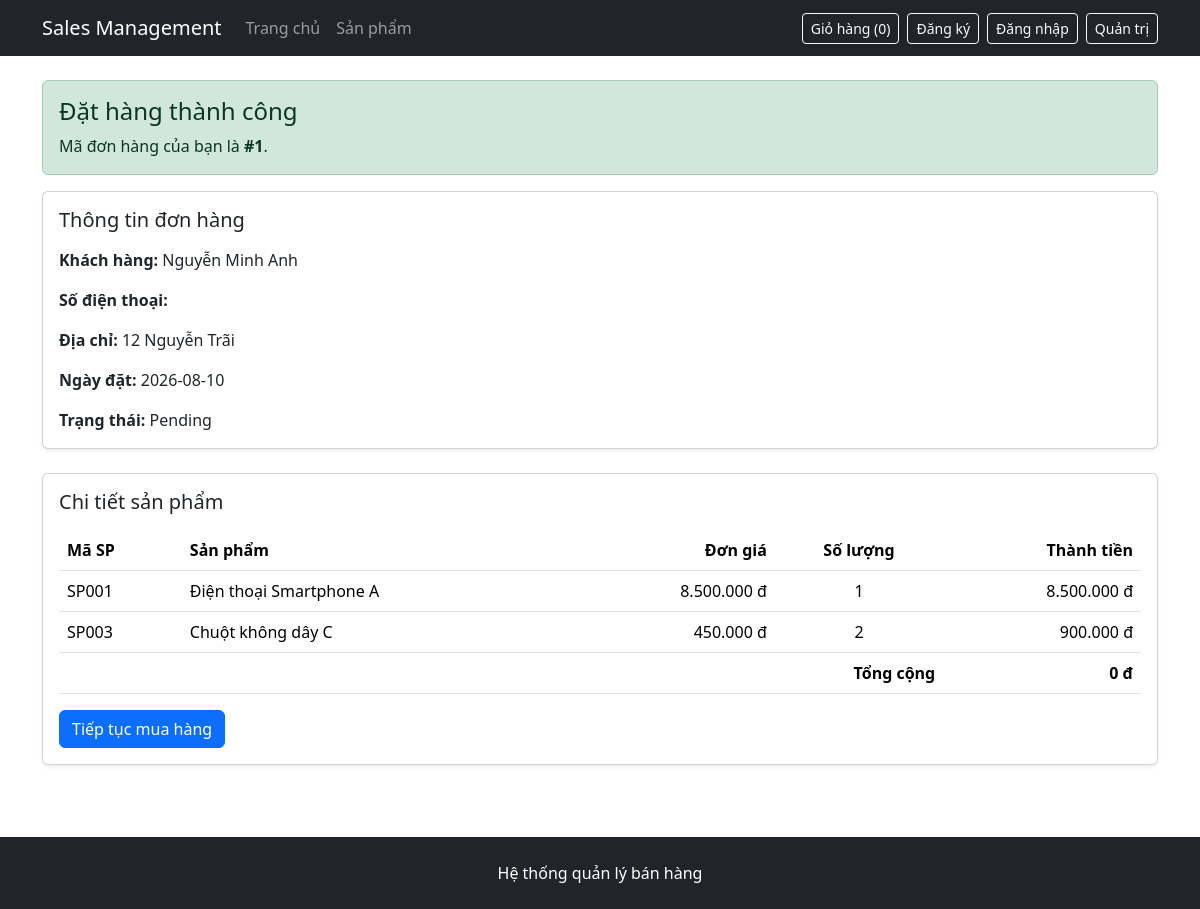
The app's page /order-success.php?id=1, older data.
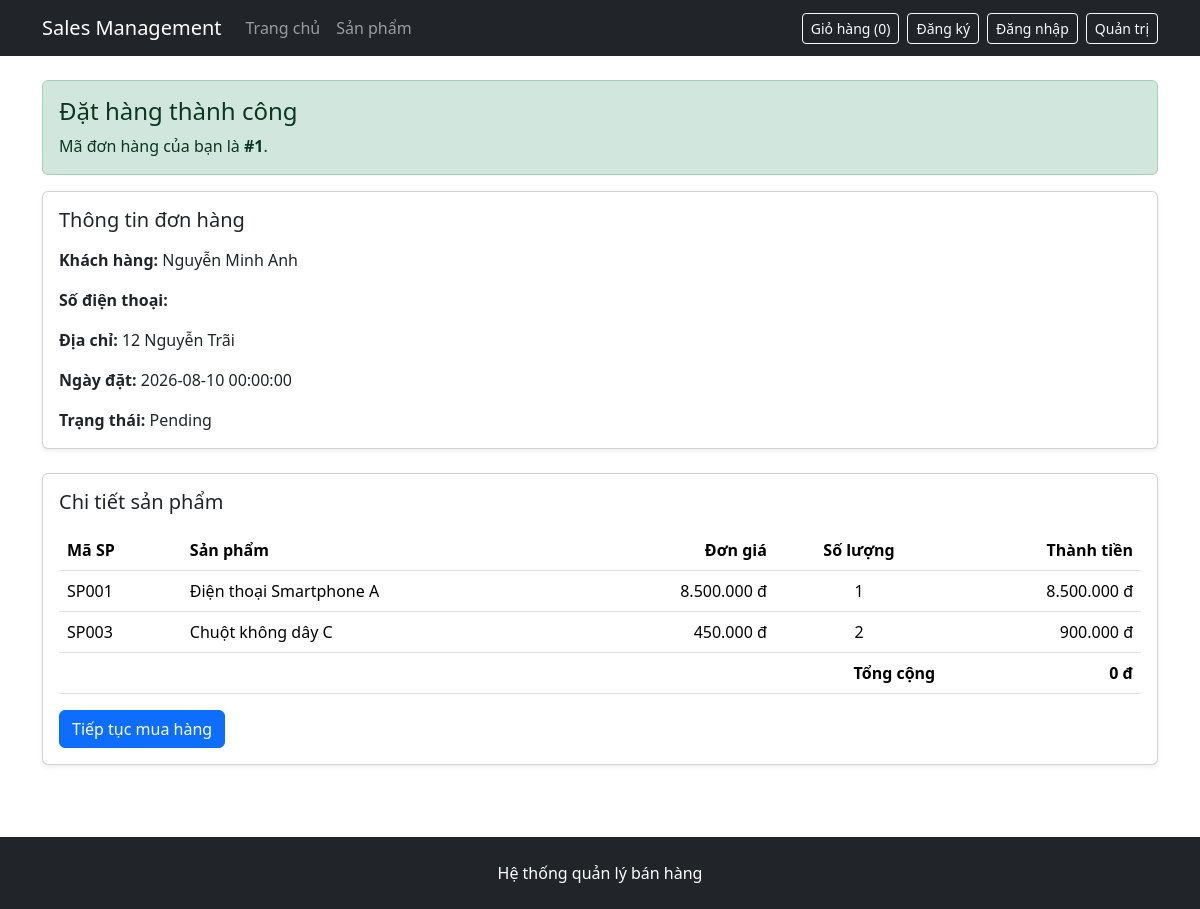
The same page, newer data.
### tables this page shows
CREATE TABLE orders (
    OrderID INT AUTO_INCREMENT PRIMARY KEY,

    OrderDate DATETIME NOT NULL DEFAULT CURRENT_TIMESTAMP,

    TotalAmount DECIMAL(12,2) NOT NULL DEFAULT 0,
    Status VARCHAR(30) NOT NULL DEFAULT 'Pending',

    CustomerID INT NOT NULL,
    EmployeeID INT,
    ShipperID INT,

    CONSTRAINT chk_orders_total
        CHECK (TotalAmount >= 0),

    CONSTRAINT fk_orders_customer
        FOREIGN KEY (CustomerID)
        REFERENCES customers(CustomerID),

    CONSTRAINT fk_orders_employee
        FOREIGN KEY (EmployeeID)
        REFERENCES employees(EmployeeID),

    CONSTRAINT fk_orders_shipper
        FOREIGN KEY (ShipperID)
        REFERENCES shippers(ShipperID)
);

CREATE TABLE customers (
    CustomerID INT AUTO_INCREMENT PRIMARY KEY,
    CustomerName VARCHAR(100) NOT NULL,
    ContactName VARCHAR(100),
    Address VARCHAR(200),
    Country VARCHAR(100),
    Phone VARCHAR(20),
    City VARCHAR(100),
    PostalCode VARCHAR(20),
    Country VARCHAR(100)
);

### public/order-success.php (the view, shortened to what the changed rows need)
<?php
require_once '/var/www/src/config/database.php';
$orderID = isset($_GET['id'])
    ? (int) $_GET['id']
    : 0;
$sqlOrder = "
    SELECT
        o.OrderID,
        o.OrderDate,
        o.TotalAmount,
        o.Status,
        c.CustomerName,
        c.Phone,
        c.Address
    FROM orders o, customers c
    WHERE o.CustomerID = c.CustomerID
      AND o.OrderID = ?
";
$stmtOrder = $conn->prepare($sqlOrder);
$stmtOrder->bind_param('i', $orderID);
$stmtOrder->execute();
$orderResult = $stmtOrder->get_result();
$order = $orderResult->fetch_assoc();
require_once '/var/www/src/includes/frontend/header.php';
?>
<div class="container py-4">
    <div class="alert alert-success">
        <h1 class="h4 mb-2">
            Đặt hàng thành công
        </h1>
        <p class="mb-0">
            Mã đơn hàng của bạn là
            <strong>#<?= (int) $order['OrderID'] ?></strong>.
        </p>
    </div>
    <div class="card shadow-sm mb-4">
        <div class="card-body">
            <h2 class="h5 mb-3">Thông tin đơn hàng</h2>
            <p>
                <strong>Khách hàng:</strong>
                <?= htmlspecialchars($order['CustomerName']) ?>
            </p>
            <p>
                <strong>Số điện thoại:</strong>
            </p>
            <p>
                <strong>Địa chỉ:</strong>
                <?= htmlspecialchars($order['Address']) ?>
            </p>
            <p>
                <strong>Ngày đặt:</strong>
                <?= htmlspecialchars($order['OrderDate']) ?>
            </p>
            <p class="mb-0">
                <strong>Trạng thái:</strong>
                <?= htmlspecialchars($order['Status']) ?>
            </p>
        </div>
    </div>
    <div class="card shadow-sm">
        <div class="card-body">
            <h2 class="h5 mb-3">Chi tiết sản phẩm</h2>
            <div class="table-responsive">
                <table class="table align-middle">
                    <thead>
                        <tr>
                            <th>Mã SP</th>
                            <th>Sản phẩm</th>
                            <th class="text-end">Đơn giá</th>
                            <th class="text-center">Số lượng</th>
                            <th class="text-end">Thành tiền</th>
                        </tr>
                    </thead>
                    <tfoot>
                        <tr>
                            <th colspan="4" class="text-end">
                                Tổng cộng
                            </th>
                            <th class="text-end">
                                <?= number_format(
                                    (float) $order['TotalAmount'],
                                    0,
                                    ',',
                                    '.'
                                ) ?> đ
                            </th>
                        </tr>
                    </tfoot>
                </table>
            </div>
        </div>
    </div>
</div>
<?php
require_once '/var/www/src/includes/frontend/footer.php';

Row changes from the older to the newer data that the page shows:
changed orders "Pending": OrderDate "2026-08-10" → "2026-08-10 00:00:00"
